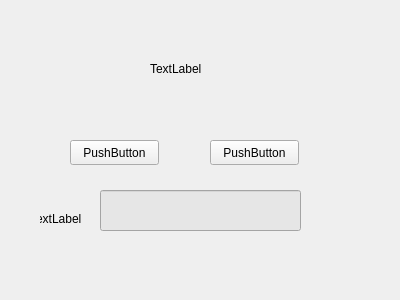
<?xml version="1.0" encoding="UTF-8"?>
<ui version="4.0">
 <class>TwoBtnMessageBox</class>
 <widget class="QWidget" name="TwoBtnMessageBox">
  <property name="geometry">
   <rect>
    <x>0</x>
    <y>0</y>
    <width>400</width>
    <height>300</height>
   </rect>
  </property>
  <property name="windowTitle">
   <string>Form</string>
  </property>
  <widget class="QWidget" name="Com_TwoBtnMessageBox_widget" native="true">
   <property name="geometry">
    <rect>
     <x>40</x>
     <y>30</y>
     <width>331</width>
     <height>231</height>
    </rect>
   </property>
   <widget class="QLabel" name="Com_TwoBtnMessageBox_lbMessage">
    <property name="geometry">
     <rect>
      <x>110</x>
      <y>30</y>
      <width>67</width>
      <height>17</height>
     </rect>
    </property>
    <property name="text">
     <string>TextLabel</string>
    </property>
   </widget>
   <widget class="QPushButton" name="Com_TwoBtnMessageBox_bt1">
    <property name="geometry">
     <rect>
      <x>30</x>
      <y>110</y>
      <width>89</width>
      <height>25</height>
     </rect>
    </property>
    <property name="text">
     <string>PushButton</string>
    </property>
   </widget>
   <widget class="QPushButton" name="Com_TwoBtnMessageBox_bt2">
    <property name="geometry">
     <rect>
      <x>170</x>
      <y>110</y>
      <width>89</width>
      <height>25</height>
     </rect>
    </property>
    <property name="text">
     <string>PushButton</string>
    </property>
   </widget>
   <widget class="QLineEdit" name="Com_TwoBtnMessageBox_lbEdit">
    <property name="geometry">
     <rect>
      <x>60</x>
      <y>160</y>
      <width>201</width>
      <height>41</height>
     </rect>
    </property>
    <property name="styleSheet">
     <string notr="true">background-color:#E6E6E6;</string>
    </property>
   </widget>
   <widget class="QLabel" name="Com_TwoBtnMessageBox_lbEditname">
    <property name="geometry">
     <rect>
      <x>-10</x>
      <y>180</y>
      <width>67</width>
      <height>17</height>
     </rect>
    </property>
    <property name="styleSheet">
     <string notr="true"/>
    </property>
    <property name="text">
     <string>TextLabel</string>
    </property>
   </widget>
  </widget>
 </widget>
 <resources/>
 <connections/>
</ui>
